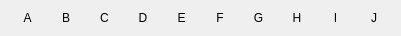
   <widget class="QWidget" name="layoutWidget">
    <property name="geometry">
     <rect>
      <x>670</x>
      <y>130</y>
      <width>401</width>
      <height>22</height>
     </rect>
    </property>
    <layout class="QHBoxLayout" name="letters_enemy_field">
     <item>
      <widget class="QLabel" name="label_12">
       <property name="text">
        <string>A</string>
       </property>
       <property name="alignment">
        <set>Qt::AlignCenter</set>
       </property>
      </widget>
     </item>
     <item>
      <widget class="QLabel" name="label_13">
       <property name="text">
        <string>B</string>
       </property>
       <property name="alignment">
        <set>Qt::AlignCenter</set>
       </property>
      </widget>
     </item>
     <item>
      <widget class="QLabel" name="label_14">
       <property name="text">
        <string>C</string>
       </property>
       <property name="alignment">
        <set>Qt::AlignCenter</set>
       </property>
      </widget>
     </item>
     <item>
      <widget class="QLabel" name="label_15">
       <property name="text">
        <string>D</string>
       </property>
       <property name="alignment">
        <set>Qt::AlignCenter</set>
       </property>
      </widget>
     </item>
     <item>
      <widget class="QLabel" name="label_16">
       <property name="text">
        <string>E</string>
       </property>
       <property name="alignment">
        <set>Qt::AlignCenter</set>
       </property>
      </widget>
     </item>
     <item>
      <widget class="QLabel" name="label_17">
       <property name="text">
        <string>F</string>
       </property>
       <property name="alignment">
        <set>Qt::AlignCenter</set>
       </property>
      </widget>
     </item>
     <item>
      <widget class="QLabel" name="label_18">
       <property name="text">
        <string>G</string>
       </property>
       <property name="alignment">
        <set>Qt::AlignCenter</set>
       </property>
      </widget>
     </item>
     <item>
      <widget class="QLabel" name="label_19">
       <property name="text">
        <string>H</string>
       </property>
       <property name="alignment">
        <set>Qt::AlignCenter</set>
       </property>
      </widget>
     </item>
     <item>
      <widget class="QLabel" name="label_20">
       <property name="text">
        <string>I</string>
       </property>
       <property name="alignment">
        <set>Qt::AlignCenter</set>
       </property>
      </widget>
     </item>
     <item>
      <widget class="QLabel" name="label_21">
       <property name="text">
        <string>J</string>
       </property>
       <property name="alignment">
        <set>Qt::AlignCenter</set>
       </property>
      </widget>
     </item>
    </layout>
   </widget>
